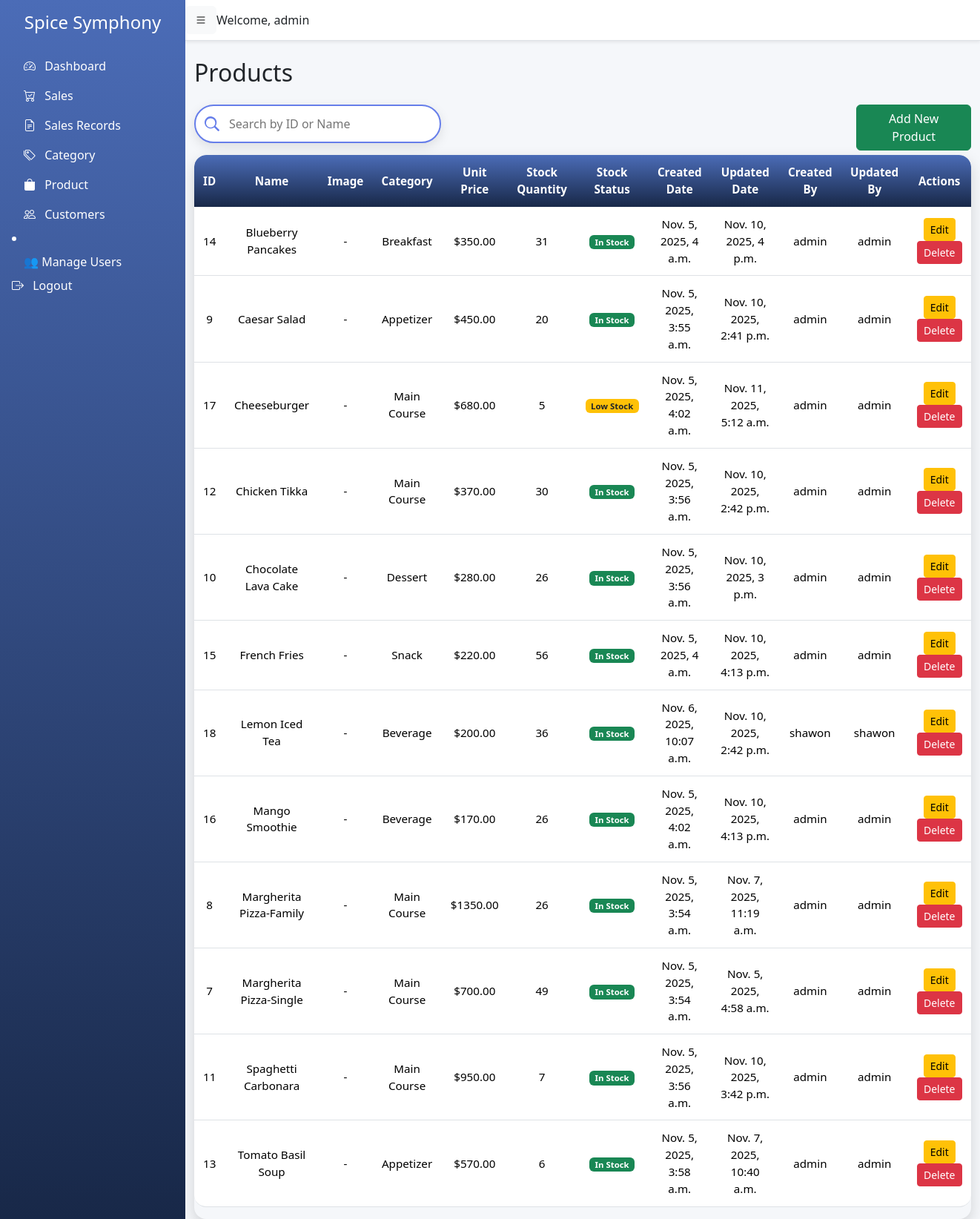
The page /products/ (signed in) on the database as committed earlier.
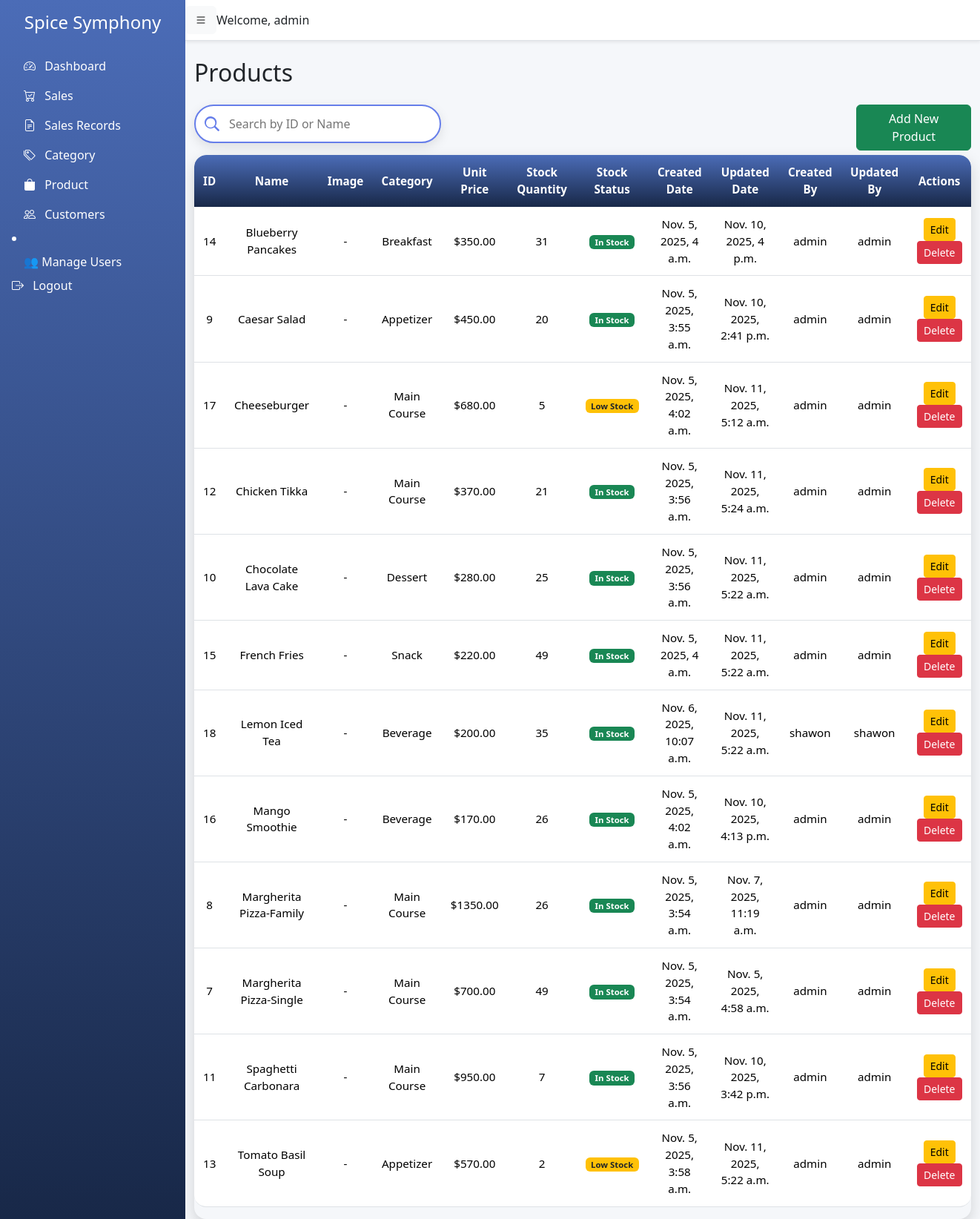
The same page on the database as committed later.
### pos/models.py (models this page shows, shortened)
class Product(models.Model):
    name = models.CharField(max_length=150)
    image = models.ImageField(upload_to='products/', blank=True, null=True)
    category = models.ForeignKey(
        Category,
        on_delete=models.CASCADE,
        related_name='products'
    )
    unitprice = models.DecimalField(max_digits=10, decimal_places=2)
    stock_quantity = models.PositiveIntegerField(default=0)
    created_date = models.DateTimeField(auto_now_add=True)
    updated_date = models.DateTimeField(auto_now=True)
    created_by = models.ForeignKey(
        User,
        on_delete=models.SET_NULL,
        null=True,
        related_name='product_created_by'
    )
    updated_by = models.ForeignKey(
        User,
        on_delete=models.SET_NULL,
        null=True,
        related_name='product_updated_by'
    )
    class Meta:
        ordering = ['name']

class Category(models.Model):
    name = models.CharField(max_length=100, unique=True)
    created_date = models.DateTimeField(auto_now_add=True)
    updated_date = models.DateTimeField(auto_now=True)
    created_by = models.ForeignKey(
        User,
        on_delete=models.SET_NULL,
        null=True,
        related_name='category_created_by'
    )
    updated_by = models.ForeignKey(
        User,
        on_delete=models.SET_NULL,
        null=True,
        related_name='category_updated_by'
    )
    class Meta:
        verbose_name_plural = "Categories"
        ordering = ['name']

### pos/views.py (the view)
# urls.py: path('products/', views.product_list, name='product_list'),
@login_required
def product_list(request):
    search_query = request.GET.get('search', '')
    if search_query:
        products = Product.objects.filter(
            name__icontains=search_query
        )
    else:
        products = Product.objects.all()
    return render(request, 'pos/product_list.html', {'products': products, 'search_query': search_query})

### pos/templates/pos/product_list.html (shortened to what this page needs)
{% extends 'pos/base.html' %}
{% load static %}
{% block content %}
<h2 class="mb-4">Products</h2>
<div class="row">
    <div class="col-lg-4">
        <div class="mb-3">
    <input type="text" id="categorySearch" class="lu-search" placeholder="Search by ID or Name">
</div>
    </div>
    <div class="col-lg-4"></div>
    <div class="col-lg-2"></div>
    <div class="col-lg-2">
        <a href="{% url 'product_create' %}" class="btn btn-success">
               Add New Product
           </a>
    </div>
</div>
<div class="lu-table-wrapper">
    <table class="table lu-table" id="categoryTable">
        <thead>
                <tr>
                    <th>ID</th>
                    <th>Name</th>
                    <th>Image</th>
                    <th>Category</th>
                    <th>Unit Price</th>
                    <th>Stock Quantity</th>
                    <th>Stock Status</th>
                    <th>Created Date</th>
                    <th>Updated Date</th>
                    <th>Created By</th>
                    <th>Updated By</th>
                    <th>Actions</th>
                </tr>
        </thead>
 <tbody>
        {% for product in products %}
        <tr>
            <td>{{ product.id }}</td>
            <td>{{ product.name }}</td>
            <td>
                {% if product.image %}
                <img src="{{ product.image }}" alt="{{ product.name }}" width="50" height="50" style="border-radius:5px;">
                {% else %}
                -
                {% endif %}
            </td>
            <td>{{ product.category.name }}</td>
            <td>${{ product.unitprice }}</td>
            <td>{{ product.stock_quantity }}</td>
            <td>
                {% if product.stock_quantity == 0 %}
                    <span class="badge bg-danger">Out of Stock</span>
                {% elif product.stock_quantity <= 5 %}
                    <span class="badge bg-warning text-dark">Low Stock</span>
                {% else %}
                    <span class="badge bg-success">In Stock</span>
                {% endif %}
            </td>
            <td>{{ product.created_date }}</td>
            <td>{{ product.updated_date }}</td>
            <td>{{ product.created_by }}</td>
            <td>{{ product.updated_by }}</td>
            <td>
                <a href="{% url 'product_update' product.id %}" class="btn btn-warning btn-sm">Edit</a>
                <a href="{% url 'product_delete' product.id %}" class="btn btn-danger btn-sm"
                   onclick="return confirm('Are you sure you want to delete this product?');">Delete</a>
            </td>
        </tr>
        {% empty %}
        <tr><td colspan="9" class="text-center">No products found.</td></tr>
        {% endfor %}
    </tbody>
    </table>
</div>
{% endblock %}

Rows that differ between the two databases and show on the page:
changed Product "Chicken Tikka": stock_quantity "30" → "21"; updated_date "Nov. 10, 2025, 2:42 p.m." → "Nov. 11, 2025, 5:24 a.m."
changed Product "Chocolate Lava Cake": stock_quantity "26" → "25"; updated_date "Nov. 10, 2025, 3 p.m." → "Nov. 11, 2025, 5:22 a.m."
changed Product "French Fries": stock_quantity "56" → "49"; updated_date "Nov. 10, 2025, 4:13 p.m." → "Nov. 11, 2025, 5:22 a.m."
changed Product "Lemon Iced Tea": stock_quantity "36" → "35"; updated_date "Nov. 10, 2025, 2:42 p.m." → "Nov. 11, 2025, 5:22 a.m."
changed Product "Tomato Basil Soup": stock_quantity "6" → "2"; updated_date "Nov. 7, 2025, 10:40 a.m." → "Nov. 11, 2025, 5:22 a.m."; stock_quantity "In Stock" → "Low Stock"
